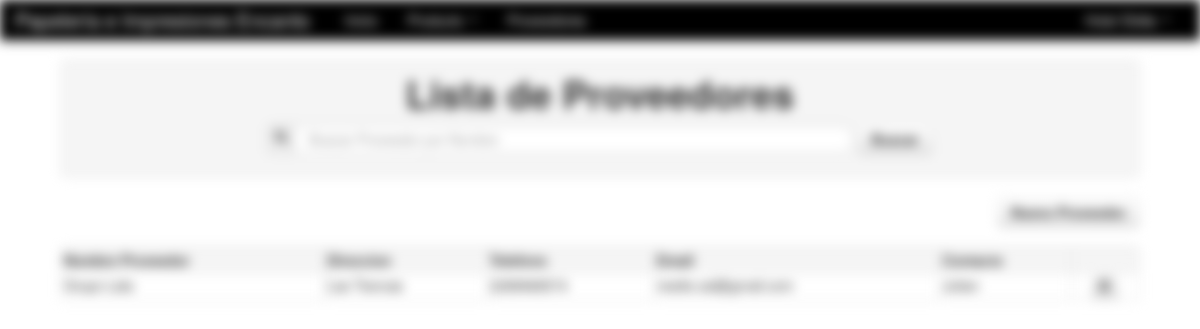
Page /Modulos/Producto/listado_proveedor.php (signed in) on the committed database.
### tables this page shows
CREATE TABLE IF NOT EXISTS `proveedor` (
  `id` int(11) NOT NULL,
  `nombre` varchar(255) NOT NULL,
  `dir` varchar(255) NOT NULL,
  `tel` varchar(255) NOT NULL,
  `fax` varchar(255) NOT NULL,
  `nota` varchar(255) NOT NULL,
  `contacto` varchar(255) NOT NULL
);

### Modulos/Producto/listado_proveedor.php (the view, shortened to what this page needs)
<!DOCTYPE html>
<html lang="es">
  <head>
    <link href="../../css/bootstrap.css" rel="stylesheet">
    <link href="../../css/bootstrap-responsive.css" rel="stylesheet">
  </head>
  <body>
    <?php include_once "../../menu/m_producto.php"; ?>
	<div align="center">
    	<table width="90%">
          <tr>
            <td>
            	<table class="table table-bordered">
                  <tr class="well">
                    <td>
                   	 	<h1 align="center">Lista de Proveedores</h1>
                        <center>
                      	<form name="form3" method="post" action="" class="form-search">
                        	<div class="input-prepend input-append">
								<span class="add-on"><i class="icon-search"></i></span>
                        		<input type="text" name="buscar" autocomplete="off" class="input-xxlarge search-query"
                                autofocus placeholder="Buscar Proveedor por Nombre">
                            </div>
                            <button type="submit" class="btn" name="buton"><strong>Buscar</strong></button>
                    	</form>
                        </center>
                    </td>
                  </tr>
                </table>
                <div align="right">
	                <a href="#nuevo" role="button" class="btn" data-toggle="modal"><strong>Nuevo Proveedor</strong></a>
                </div>
                <br>
                <table class="table table-bordered">
                  <tr class="well">
                    <td><strong>Nombre Proveedor</strong></td>
                    <td><strong>Direccion</strong></td>
                    <td><strong>Telefono</strong></td>
                    <td><strong>Email</strong></td>
                    <td><strong>Contacto</strong></td>
                    <td></td>
                  </tr>
				  <?php
				  	if(!empty($_POST['buscar'])){
						$buscar=limpiar($_POST['buscar']);
						$pame=mysql_query("SELECT * FROM proveedor WHERE nombre LIKE '%$buscar%' ORDER BY nombre");
					}else{
						$pame=mysql_query("SELECT * FROM proveedor ORDER BY nombre");
					}
					while($row=mysql_fetch_array($pame)){
				  ?>
                  <tr>
                    <td><?php echo $row['nombre']; ?></td>
                    <td><?php echo $row['dir']; ?></td>
                    <td><?php echo $row['tel']; ?></td>
                    <td><?php echo $row['fax']; ?></td>
                    <td><?php echo $row['contacto'] ?></td>
                    <td>
                    	<center>
                            <a href="#act<?php echo $row['id']; ?>" role="button" class="btn btn-mini" data-toggle="modal">
                                <i class="icon-edit"></i>
                            </a>
                        </center>
                    </td>
                  </tr>
                  <?php } ?>
                </table>
            </td>
          </tr>
        </table>
    </div>
  </body>
</html>

### Modulos/Producto/listado_proveedor.php (style rules this page uses)
body { padding-top: 60px; padding-bottom: 40px; }

### rows in the picture
proveedor: nombre "Grupo Lala", dir "Las Trancas", tel "2288968574", fax "nestle.xal@gmail.com", contacto "Julian"

### other values in the picture
$_SESSION['user_name'] "Elidia"
